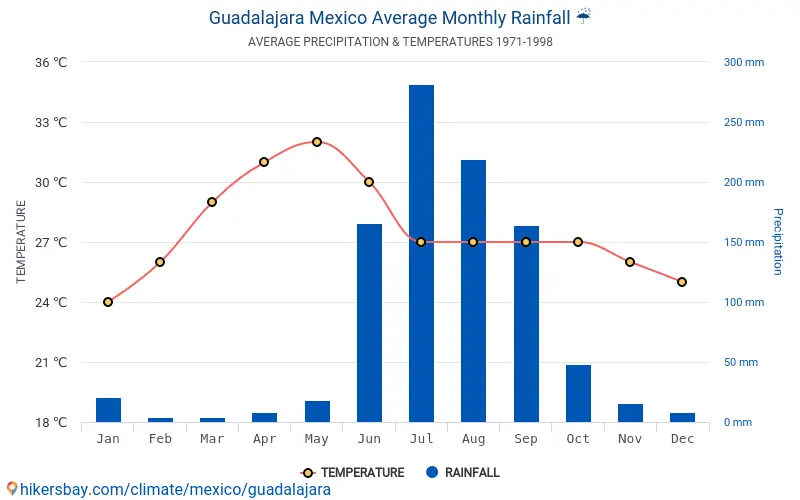
#> input picture guadalajara-average-monthly-rain.png, 800 x 500 px
$ python main.py
#> lines starting #> are read from the running program, lines starting #| are printed output that depends on the picture
import matplotlib.pyplot as plt
from math import exp


def my_function(m1, m2, m3, de1, de2, de3, p1, p2, p3, q1, q2, q3):
#> called with m1 = 0, m2 = 5, m3 = 12, de1 = 2.5, de2 = 2, de3 = 2, p1 = 1, p2 = 3.8
    mf1 = []
    mf2 = []
    mf3 = []
    x = []
    y = []
    for i in range(1, 120):
        x.append(i / 10)
        mf1.append( exp( (-(x[i - 1] - m1) ** 2) / ( 2 * de1 ** 2)  ) )
        mf2.append( exp( (-(x[i - 1] - m2) ** 2) / ( 2 * de2 ** 2)  ) )
        mf3.append( exp( (-(x[i - 1] - m3) ** 2) / ( 2 * de3 ** 2)  ) )

        b = mf1[i - 1] + mf2[i - 1] + mf3[i - 1]
        a1 = mf1[i - 1] * ( p1 * x[i - 1] + q1 )
        a2 = mf2[i - 1] * ( p2 * x[i - 1] + q2 )
        a3 = mf3[i - 1] * ( p3 * x[i - 1] + q3 )

        a = a1 + a2 +a3
        y.append(a / b)

    return [x, y]

m1 = 0
de1 = 2.5

m2 = 5
de2 = 2

m3 = 12
de3 = 2

p1 = 1
q1 = 20

p2 = 3.8
q2 = 10

p3 = 1
q3 = 10


# Precipitacion
x1, y1 = my_function(m1, m2, m3, de1, de2, de3, p1, p2, p3, q1, q2, q3)


m1 = 3
de1 = 4

m2 = 6.8
de2 = 2

m3 = 12
de3 = 3

p1 = 4.9
q1 = 23

p2 = 2
q2 = -0

p3 = 2
q3 = -4
#Temperatura
x2, y2 = my_function(m1, m2, m3, de1, de2, de3, p1, p2, p3, q1, q2, q3)

fig = plt.figure()
fig.set_size_inches(18.5, 10.5)

ax1 = fig.add_subplot(211)
ax2 = fig.add_subplot(212)


ax1.title.set_text('Promedio de lluvias y temperatura entre 1971 a 1998')

ax1.plot( x1, y1, color='blue', linestyle='dashed', label='Precipitacion' )
ax1.plot( x2, y2, color='red', linestyle='dashed', label='Temperatura' )
ax1.legend(loc="upper right")
ax1.grid()


# ax2.axis('off')

img = plt.imread("guadalajara-average-monthly-rain.png")
#> img is the input picture: shape (500, 800, 3) float32; mean R, G, B 0.911, 0.937, 0.963
ax2.imshow(img, zorder=0, extent=[0, 1800, 0, 800] )

#plt.margins(0)
#plt.rcParams['axes.xmargin'] = 0
#plt.rcParams['axes.ymargin'] = 0
plt.show()
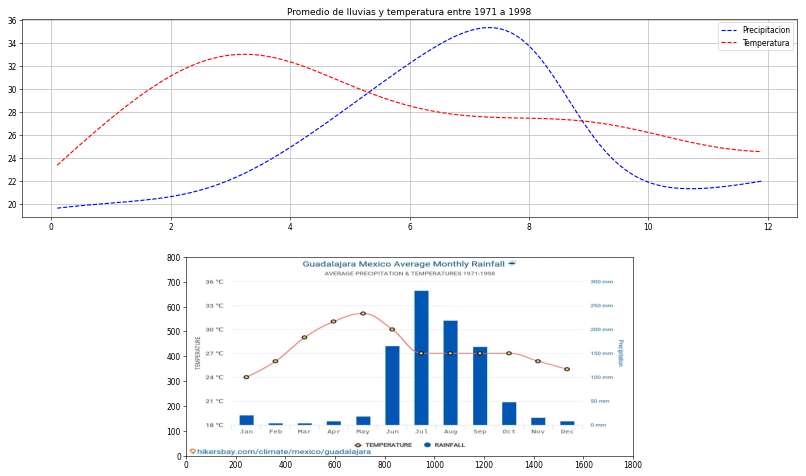
#> figure drawn by matplotlib, 2 panels; panel 1: curve peaks at x = 7.3, y = 35.32; panel 1: curve peaks at x = 3.2, y = 33


"""
m1 = 0
de1 = 2.5

m2 = 5
de2 = 2

m3 = 12
de3 = 2

p1 = 1
q1 = 20

p2 = 3.8
q2 = 10

p3 = 1
q3 = 10


mf1 = []
mf2 = []
mf3 = []

x = []
y = []
for i in range(1, 120):
    x.append(i / 10)
    mf1.append( exp( (-(x[i - 1] - m1) ** 2) / ( 2 * de1 ** 2)  ) )
    mf2.append( exp( (-(x[i - 1] - m2) ** 2) / ( 2 * de2 ** 2)  ) )
    mf3.append( exp( (-(x[i - 1] - m3) ** 2) / ( 2 * de3 ** 2)  ) )

    b = mf1[i - 1] + mf2[i - 1] + mf3[i - 1]
    a1 = mf1[i - 1] * ( p1 * x[i - 1] + q1 )
    a2 = mf2[i - 1] * ( p2 * x[i - 1] + q2 )
    a3 = mf3[i - 1] * ( p3 * x[i - 1] + q3 )

    a = a1 + a2 +a3
    y.append(a / b)


# img = plt.imread("guadalajara-average-monthly-rain.png")
# fig, ax = plt.subplots()
# ax.imshow(img, extent=[0, 1200, 0, 800], )

fig = plt.figure()

fig.set_size_inches(18.5, 10.5)
# [8 lines of commented-out code are left out]

ax1 = fig.add_subplot(221)


ax1.title.set_text('Temperatura')

print(y)
print(len(y))
ax1.plot( x, y )
ax1.grid()
#plt.margins(0)
#plt.rcParams['axes.xmargin'] = 0
#plt.rcParams['axes.ymargin'] = 0
plt.show()
"""


#08131185MX6
